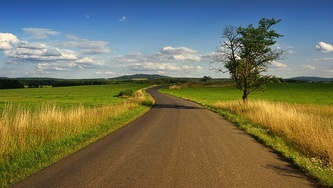
#> input picture Taller 2/ejercicio_1/imagenes_prueba_sec/imagen1.jpg, 333 x 188 px, shrunk from 640 x 360 before the run; its folder holds 4 pictures in this run
$ python secuencial.py
#> lines starting #> are read from the running program, lines starting #| are printed output that depends on the picture
from PIL import Image
import os
import time


def convertir_a_gris(ruta_imagen):
    """Convierte una imagen a escala de grises."""
#> called with ruta_imagen = 'imagenes_prueba_sec/imagen1.jpg'
    try:
        imagen = Image.open(ruta_imagen)
#> imagen is the input picture: PIL image 333x188 RGB; mean R, G, B 112.9, 113.5, 89
        imagen_gris = imagen.convert('L')  # 'L' representa escala de grises
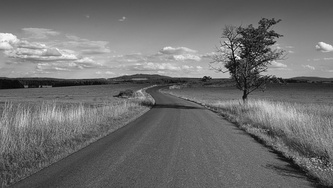
#> imagen_gris: PIL image 333x188 L; min 3, max 248, mean 110.5
        nombre_archivo, extension = os.path.splitext(ruta_imagen)
        ruta_gris = nombre_archivo + "_gris" + extension
        imagen_gris.save(ruta_gris)
        print(f"Imagen convertida: {ruta_imagen} -> {ruta_gris}")
    except FileNotFoundError:
        print(f"Error: No se encontró la imagen {ruta_imagen}")
    except Exception as e:
        print(f"Error al procesar {ruta_imagen}: {e}")


def procesar_imagenes_secuencial(lista_imagenes):
    """Procesa una lista de imágenes secuencialmente."""
    for ruta_imagen in lista_imagenes:
        convertir_a_gris(ruta_imagen)
#> pass 2 of the loop in procesar_imagenes_secuencial, `for ruta_imagen in lista_imagenes:`:
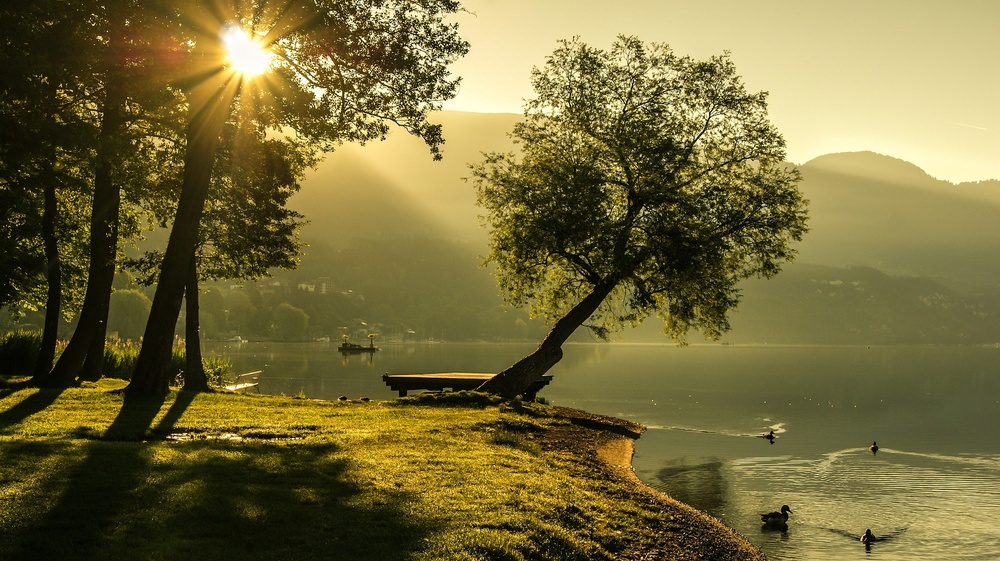
#> input picture Taller 2/ejercicio_1/imagenes_prueba_sec/imagen2.jpg, 1000 x 561 px, shrunk from 1920 x 1077 before the run
#> in convertir_a_gris, imagen is the input picture: PIL image 1000x561 RGB; mean R, G, B 117.3, 107, 57.4
#> in convertir_a_gris (call 2), `imagen_gris = imagen.convert('L')  # 'L' representa escala de grises`:
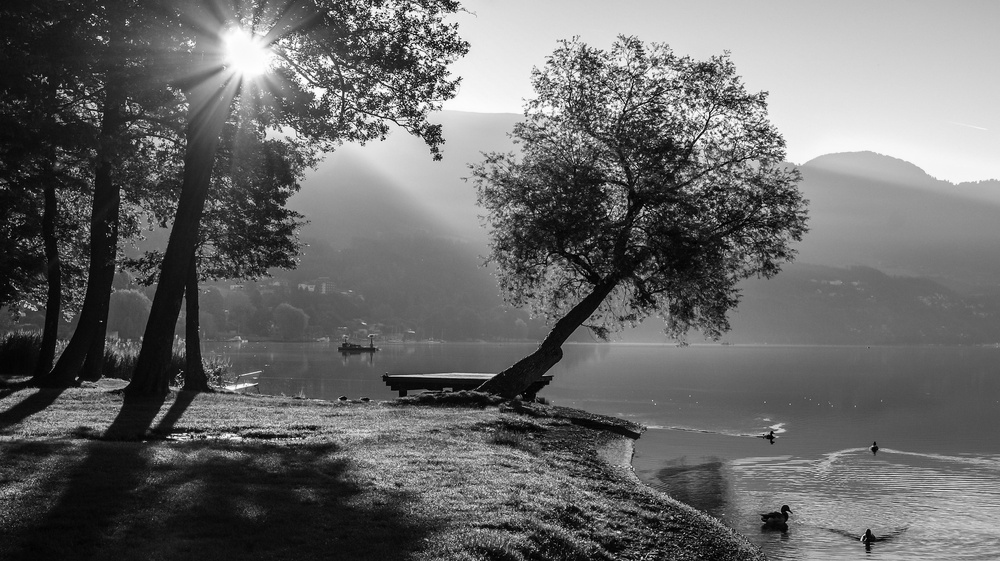
#> imagen_gris: PIL image 1000x561 L; min 0, max 255, mean 104.4
#> pass 3 of the loop in procesar_imagenes_secuencial, `for ruta_imagen in lista_imagenes:`:
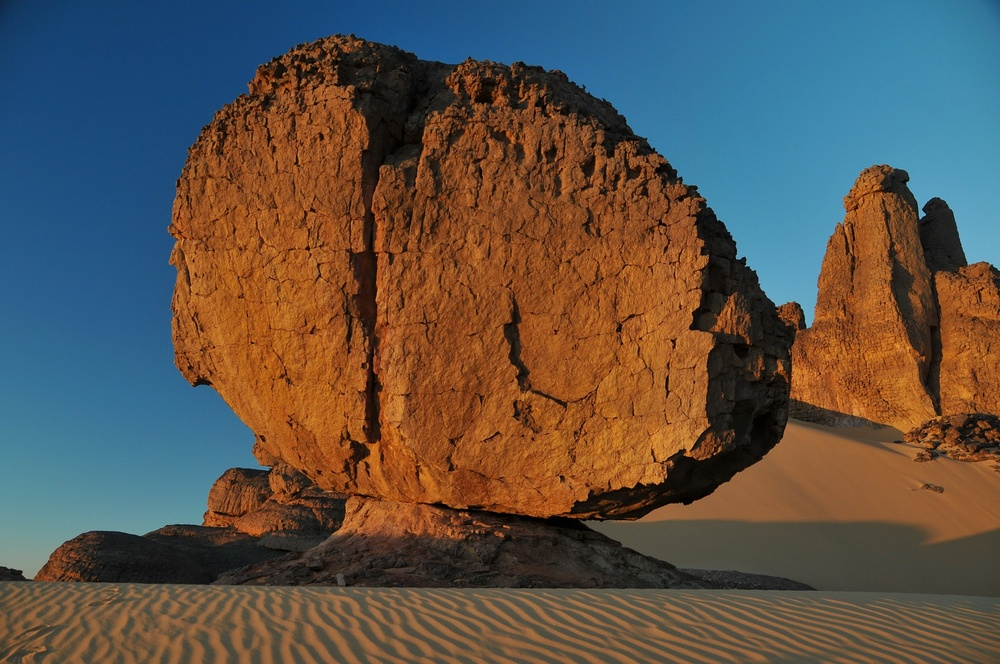
#> input picture Taller 2/ejercicio_1/imagenes_prueba_sec/imagen3.jpg, 1000 x 664 px, shrunk from 1920 x 1275 before the run
#> in convertir_a_gris, imagen is the input picture: PIL image 1000x664 RGB; mean R, G, B 92.8, 83.6, 75
#> in convertir_a_gris (call 3), `imagen_gris = imagen.convert('L')  # 'L' representa escala de grises`:
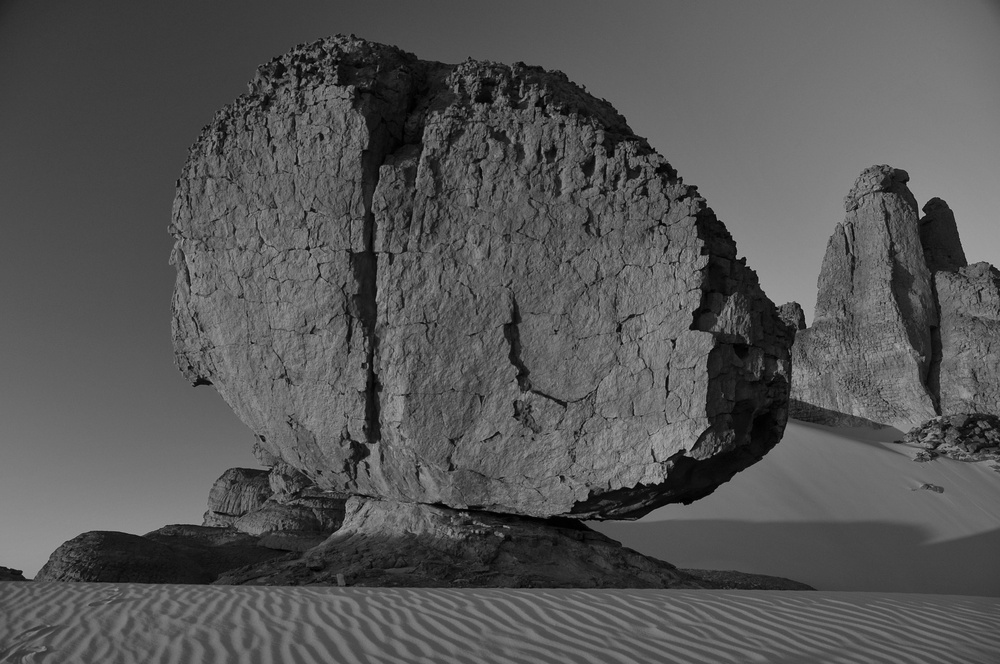
#> imagen_gris: PIL image 1000x664 L; min 0, max 181, mean 85.4
#> the loop made 4 passes; the first 3 are shown


if __name__ == '__main__':
    directorio_imagenes = "imagenes_prueba_sec"  # Reemplaza con el nombre de tu directorio
    lista_imagenes = [
        os.path.join(directorio_imagenes, f)
        for f in os.listdir(directorio_imagenes)
        if os.path.isfile(os.path.join(directorio_imagenes, f))
    ]
    inicio = time.time()
    procesar_imagenes_secuencial(lista_imagenes)
    fin = time.time()
    print(f"Tiempo total de procesamiento secuencial: {fin - inicio:.2f} segundos")
